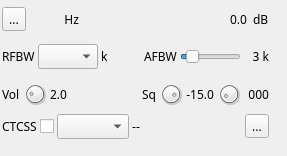
<?xml version="1.0" encoding="UTF-8"?>
<ui version="4.0">
 <class>NFMDemodGUI</class>
 <widget class="RollupWidget" name="NFMDemodGUI">
  <property name="geometry">
   <rect>
    <x>0</x>
    <y>0</y>
    <width>287</width>
    <height>156</height>
   </rect>
  </property>
  <property name="font">
   <font>
    <family>Sans Serif</family>
    <pointsize>9</pointsize>
   </font>
  </property>
  <property name="windowTitle">
   <string>NFM Demodulator</string>
  </property>
  <widget class="QWidget" name="settingsContainer" native="true">
   <property name="geometry">
    <rect>
     <x>0</x>
     <y>0</y>
     <width>271</width>
     <height>141</height>
    </rect>
   </property>
   <property name="windowTitle">
    <string>Settings</string>
   </property>
   <layout class="QVBoxLayout" name="verticalLayout">
    <property name="spacing">
     <number>3</number>
    </property>
    <property name="margin">
     <number>2</number>
    </property>
    <item>
     <layout class="QHBoxLayout" name="deltaFreqPowerLayout">
      <item>
       <layout class="QHBoxLayout" name="DeltaFrequencyLayout">
        <item>
         <widget class="QToolButton" name="deltaMinus">
          <property name="toolTip">
           <string>Frequency shift direction</string>
          </property>
          <property name="text">
           <string>...</string>
          </property>
          <property name="icon">
           <iconset>
            <selectedoff>:/plus.png</selectedoff>
            <selectedon>:/minus.png</selectedon>
           </iconset>
          </property>
          <property name="checkable">
           <bool>true</bool>
          </property>
         </widget>
        </item>
        <item>
         <widget class="ValueDial" name="deltaFrequency" native="true">
          <property name="sizePolicy">
           <sizepolicy hsizetype="Maximum" vsizetype="Maximum">
            <horstretch>0</horstretch>
            <verstretch>0</verstretch>
           </sizepolicy>
          </property>
          <property name="minimumSize">
           <size>
            <width>32</width>
            <height>16</height>
           </size>
          </property>
          <property name="font">
           <font>
            <family>Monospace</family>
            <pointsize>12</pointsize>
           </font>
          </property>
          <property name="cursor">
           <cursorShape>SizeVerCursor</cursorShape>
          </property>
          <property name="focusPolicy">
           <enum>Qt::StrongFocus</enum>
          </property>
          <property name="toolTip">
           <string>Demod shift frequency from center in Hz</string>
          </property>
         </widget>
        </item>
        <item>
         <widget class="QLabel" name="deltaUnits">
          <property name="text">
           <string>Hz </string>
          </property>
          <property name="alignment">
           <set>Qt::AlignRight|Qt::AlignTrailing|Qt::AlignVCenter</set>
          </property>
         </widget>
        </item>
       </layout>
      </item>
      <item>
       <spacer name="horizontalSpacer">
        <property name="orientation">
         <enum>Qt::Horizontal</enum>
        </property>
        <property name="sizeHint" stdset="0">
         <size>
          <width>40</width>
          <height>20</height>
         </size>
        </property>
       </spacer>
      </item>
      <item>
       <layout class="QHBoxLayout" name="channnelPowerLayout">
        <item>
         <widget class="QLabel" name="channelPower">
          <property name="toolTip">
           <string>Channel power</string>
          </property>
          <property name="layoutDirection">
           <enum>Qt::RightToLeft</enum>
          </property>
          <property name="text">
           <string>0.0</string>
          </property>
         </widget>
        </item>
        <item>
         <widget class="QLabel" name="channelPowerUnits">
          <property name="text">
           <string> dB</string>
          </property>
         </widget>
        </item>
       </layout>
      </item>
     </layout>
    </item>
    <item>
     <layout class="QHBoxLayout" name="rfBWLayout">
      <item>
       <widget class="QLabel" name="rfBWLabel">
        <property name="text">
         <string>RFBW</string>
        </property>
       </widget>
      </item>
      <item>
       <widget class="QComboBox" name="rfBW">
        <property name="maximumSize">
         <size>
          <width>60</width>
          <height>16777215</height>
         </size>
        </property>
        <property name="toolTip">
         <string>RF demodulator bandwidth (kHz)</string>
        </property>
        <property name="currentIndex">
         <number>-1</number>
        </property>
       </widget>
      </item>
      <item>
       <widget class="QLabel" name="rfBWUnitText">
        <property name="minimumSize">
         <size>
          <width>10</width>
          <height>0</height>
         </size>
        </property>
        <property name="text">
         <string>k</string>
        </property>
        <property name="alignment">
         <set>Qt::AlignLeading|Qt::AlignLeft|Qt::AlignVCenter</set>
        </property>
       </widget>
      </item>
      <item>
       <widget class="QLabel" name="bwSpacer">
        <property name="minimumSize">
         <size>
          <width>10</width>
          <height>0</height>
         </size>
        </property>
        <property name="text">
         <string/>
        </property>
       </widget>
      </item>
      <item>
       <spacer name="horizontalSpacer_3">
        <property name="orientation">
         <enum>Qt::Horizontal</enum>
        </property>
        <property name="sizeHint" stdset="0">
         <size>
          <width>40</width>
          <height>20</height>
         </size>
        </property>
       </spacer>
      </item>
      <item>
       <widget class="QLabel" name="afLabel">
        <property name="text">
         <string>AFBW</string>
        </property>
       </widget>
      </item>
      <item>
       <widget class="QSlider" name="afBW">
        <property name="minimumSize">
         <size>
          <width>0</width>
          <height>0</height>
         </size>
        </property>
        <property name="toolTip">
         <string>Audio bandwidth (kHz)</string>
        </property>
        <property name="minimum">
         <number>1</number>
        </property>
        <property name="maximum">
         <number>20</number>
        </property>
        <property name="pageStep">
         <number>1</number>
        </property>
        <property name="value">
         <number>3</number>
        </property>
        <property name="orientation">
         <enum>Qt::Horizontal</enum>
        </property>
       </widget>
      </item>
      <item>
       <widget class="QLabel" name="afBWText">
        <property name="minimumSize">
         <size>
          <width>25</width>
          <height>0</height>
         </size>
        </property>
        <property name="text">
         <string>3 k</string>
        </property>
        <property name="alignment">
         <set>Qt::AlignRight|Qt::AlignTrailing|Qt::AlignVCenter</set>
        </property>
       </widget>
      </item>
     </layout>
    </item>
    <item>
     <layout class="QHBoxLayout" name="squelchLayout">
      <item>
       <widget class="QLabel" name="volumeLabel">
        <property name="text">
         <string>Vol</string>
        </property>
       </widget>
      </item>
      <item>
       <widget class="QDial" name="volume">
        <property name="maximumSize">
         <size>
          <width>24</width>
          <height>24</height>
         </size>
        </property>
        <property name="toolTip">
         <string>Sound volume</string>
        </property>
        <property name="maximum">
         <number>100</number>
        </property>
        <property name="pageStep">
         <number>1</number>
        </property>
        <property name="value">
         <number>20</number>
        </property>
       </widget>
      </item>
      <item>
       <widget class="QLabel" name="volumeText">
        <property name="minimumSize">
         <size>
          <width>0</width>
          <height>0</height>
         </size>
        </property>
        <property name="maximumSize">
         <size>
          <width>30</width>
          <height>16777215</height>
         </size>
        </property>
        <property name="toolTip">
         <string>Sound volume</string>
        </property>
        <property name="text">
         <string>2.0</string>
        </property>
        <property name="alignment">
         <set>Qt::AlignRight|Qt::AlignTrailing|Qt::AlignVCenter</set>
        </property>
       </widget>
      </item>
      <item>
       <spacer name="horizontalSpacer_2">
        <property name="orientation">
         <enum>Qt::Horizontal</enum>
        </property>
        <property name="sizeHint" stdset="0">
         <size>
          <width>40</width>
          <height>20</height>
         </size>
        </property>
       </spacer>
      </item>
      <item>
       <widget class="QLabel" name="squelchLabel">
        <property name="text">
         <string>Sq</string>
        </property>
       </widget>
      </item>
      <item>
       <widget class="QDial" name="squelch">
        <property name="maximumSize">
         <size>
          <width>24</width>
          <height>24</height>
         </size>
        </property>
        <property name="toolTip">
         <string>Squelch threshold (dB)</string>
        </property>
        <property name="minimum">
         <number>-1000</number>
        </property>
        <property name="maximum">
         <number>0</number>
        </property>
        <property name="singleStep">
         <number>1</number>
        </property>
        <property name="pageStep">
         <number>1</number>
        </property>
        <property name="value">
         <number>-150</number>
        </property>
       </widget>
      </item>
      <item>
       <widget class="QLabel" name="squelchText">
        <property name="minimumSize">
         <size>
          <width>0</width>
          <height>0</height>
         </size>
        </property>
        <property name="maximumSize">
         <size>
          <width>40</width>
          <height>16777215</height>
         </size>
        </property>
        <property name="toolTip">
         <string>Squelch threshold (dB)</string>
        </property>
        <property name="text">
         <string>-15.0</string>
        </property>
        <property name="alignment">
         <set>Qt::AlignRight|Qt::AlignTrailing|Qt::AlignVCenter</set>
        </property>
       </widget>
      </item>
      <item>
       <widget class="QDial" name="squelchGate">
        <property name="maximumSize">
         <size>
          <width>24</width>
          <height>24</height>
         </size>
        </property>
        <property name="toolTip">
         <string>Squelch gate (ms)</string>
        </property>
        <property name="minimum">
         <number>1</number>
        </property>
        <property name="maximum">
         <number>50</number>
        </property>
        <property name="pageStep">
         <number>1</number>
        </property>
        <property name="value">
         <number>5</number>
        </property>
        <property name="sliderPosition">
         <number>5</number>
        </property>
       </widget>
      </item>
      <item>
       <widget class="QLabel" name="squelchGateText">
        <property name="minimumSize">
         <size>
          <width>25</width>
          <height>0</height>
         </size>
        </property>
        <property name="toolTip">
         <string>Squelch gate (ms)</string>
        </property>
        <property name="text">
         <string>000</string>
        </property>
        <property name="alignment">
         <set>Qt::AlignRight|Qt::AlignTrailing|Qt::AlignVCenter</set>
        </property>
       </widget>
      </item>
     </layout>
    </item>
    <item>
     <layout class="QHBoxLayout" name="ctcssLayout">
      <item>
       <widget class="QLabel" name="ctcssLabel">
        <property name="text">
         <string>CTCSS</string>
        </property>
       </widget>
      </item>
      <item>
       <layout class="QHBoxLayout" name="CTCSSblock">
        <item>
         <widget class="QCheckBox" name="ctcssOn">
          <property name="toolTip">
           <string>Activate CTCSS</string>
          </property>
          <property name="text">
           <string/>
          </property>
         </widget>
        </item>
        <item>
         <widget class="QComboBox" name="ctcss">
          <property name="maximumSize">
           <size>
            <width>16777215</width>
            <height>16777215</height>
           </size>
          </property>
          <property name="toolTip">
           <string>Set CTCSS Frequency</string>
          </property>
         </widget>
        </item>
       </layout>
      </item>
      <item>
       <widget class="QLabel" name="ctcssText">
        <property name="toolTip">
         <string>CTCSS detected</string>
        </property>
        <property name="text">
         <string>--</string>
        </property>
        <property name="alignment">
         <set>Qt::AlignCenter</set>
        </property>
       </widget>
      </item>
      <item>
       <spacer name="ctcssSpacer">
        <property name="orientation">
         <enum>Qt::Horizontal</enum>
        </property>
        <property name="sizeHint" stdset="0">
         <size>
          <width>40</width>
          <height>20</height>
         </size>
        </property>
       </spacer>
      </item>
      <item>
       <widget class="QToolButton" name="audioMute">
        <property name="toolTip">
         <string>Mute/Unmute audio</string>
        </property>
        <property name="text">
         <string>...</string>
        </property>
        <property name="icon">
         <iconset resource="../../../sdrbase/resources/res.qrc">
          <normaloff>:/sound_on.png</normaloff>
          <normalon>:/sound_off.png</normalon>:/sound_on.png</iconset>
        </property>
        <property name="checkable">
         <bool>true</bool>
        </property>
       </widget>
      </item>
     </layout>
    </item>
   </layout>
  </widget>
  <zorder>settingsContainer</zorder>
  <zorder>afBW</zorder>
  <zorder>afBWText</zorder>
 </widget>
 <customwidgets>
  <customwidget>
   <class>RollupWidget</class>
   <extends>QWidget</extends>
   <header>gui/rollupwidget.h</header>
   <container>1</container>
  </customwidget>
  <customwidget>
   <class>ValueDial</class>
   <extends>QWidget</extends>
   <header>gui/valuedial.h</header>
   <container>1</container>
  </customwidget>
 </customwidgets>
 <resources>
  <include location="../../../sdrbase/resources/res.qrc"/>
 </resources>
 <connections/>
</ui>
